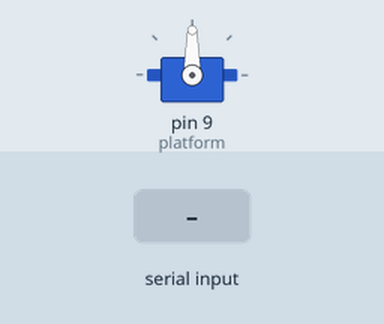
Simulated run of this sketch. Board: Arduino Mega 2560, built with avr-gcc and run on an emulated ATmega2560. Shown: servo. Inputs (shaded band) come from the test bench.

Above: at 1.2 s.
1.3 s: "5" received over the second serial link
At 1.75 s:
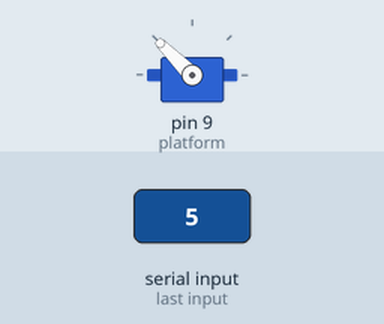
At 2.7 s:
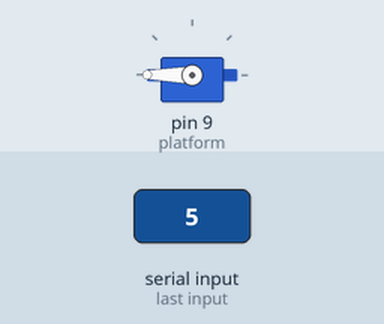
3.7 s: "6" received over the second serial link
At 7.8 s:
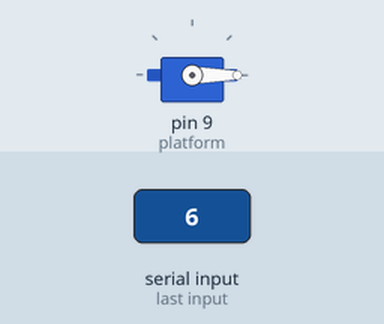
Timing chart, 0 to 9.3 s (numbered marks = the images above; inputs shaded):
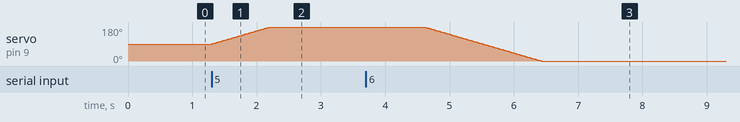

The sketch:

SketchForController.ino
```cpp
#include <Servo.h>

#define MAX_LEFT 270
#define MAX_RIGHT -90

Servo platform;
bool isTurningOnLeft = false;
bool isTurningOnRight = false;
int platformPos = 90;
char inputByte;

void setup() {
  Serial1.begin(9600);
  platform.attach(9); //установка поворотного стола при включении на 90 градусов
  platform.write(platformPos);
}

//считывание сигнала
void readSignal()
{
  if(Serial1.available() > 0)
  {
    inputByte = (char)Serial1.read();
    if(inputByte == '5')
    {
      isTurningOnRight = false;
      isTurningOnLeft = true;
    }
    if(inputByte == '6')
    {
      isTurningOnLeft = false;
      isTurningOnRight = true;
    }
    if(inputByte == '0')
    {
      isTurningOnLeft = false;
      isTurningOnRight = false;
    }
  }
}

void checkTurnLimits()
{
  if(platformPos > MAX_LEFT)
  {
    platformPos = MAX_LEFT;
  }
  if(platformPos < MAX_RIGHT)
  {
    platformPos = MAX_RIGHT;
  }
}

void loop() {

  readSignal();

  if(Serial1.available() == 0 && isTurningOnLeft && platformPos < MAX_LEFT)
  {
    platform.write(++platformPos);
    delay(10);
  }
  else if(Serial1.available() == 0 && isTurningOnRight && platformPos > MAX_RIGHT)
  {
    platform.write(--platformPos);
    delay(10);
  }

  checkTurnLimits();
}
```

Measured:
- after the input at 1.3 s, servo on pin 9 (platform): moves from 90° to 180° over 0.91 s, starting at once
- after the input at 3.7 s, servo on pin 9 (platform): moves from 180° to 0° over 1.8 s, starting after 0.91 s
